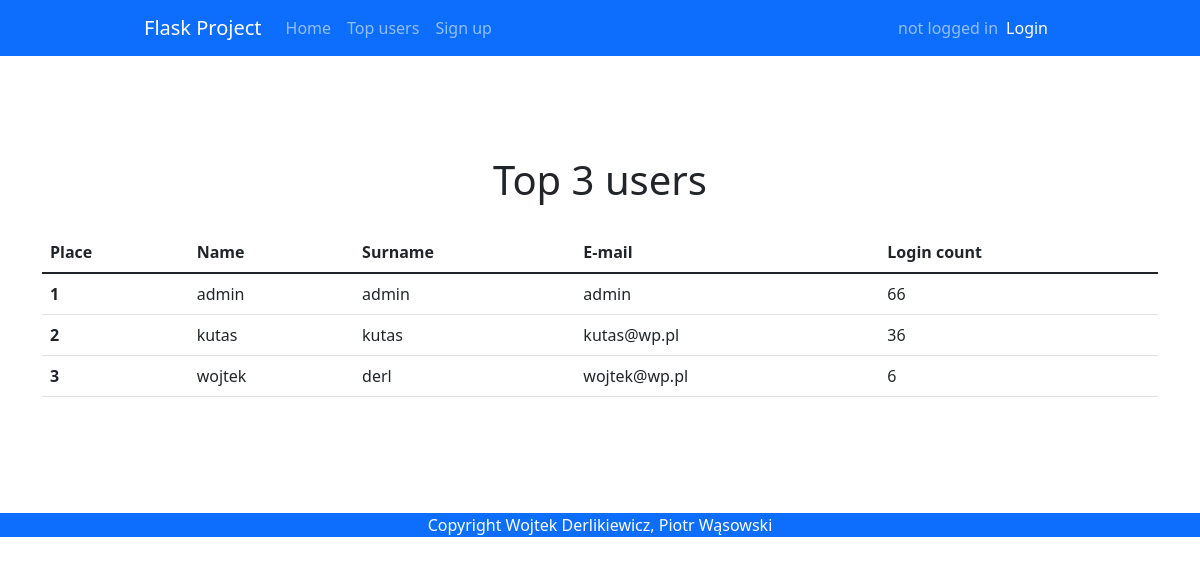
/top_users, run on an earlier commit of the app's database.
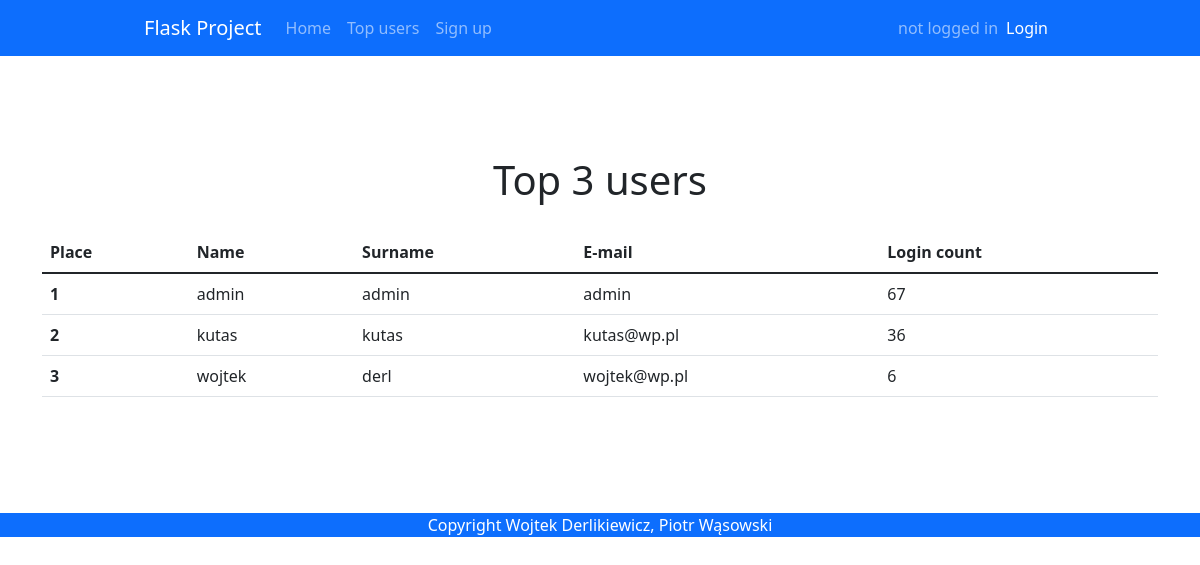
And on a later commit of the database.
### app.py (models this page shows)
class User(db.Model, UserMixin):
    id = db.Column(db.Integer, primary_key = True)
    email = db.Column(db.String(30), nullable=False, unique=True)
    name = db.Column(db.String(20), nullable=False)
    last_name = db.Column(db.String(20), nullable=False)
    password = db.Column(db.String(80), nullable=False)
    login_count = db.Column(db.Integer, nullable=False, default=0)
    isAdmin = db.Column(db.Boolean(), nullable=False, default=False)

### app.py (the view)
@app.route('/top_users', methods=['GET', 'POST'])
def topUsers():
    top_users = db.session.query(User).order_by(User.login_count.desc()).limit(3)
    return render_template('top_users.html', users = top_users)

### templates/top_users.html
{% extends "base.html" %} {% block title %}Top users{% endblock %} {% block
content %}
<h1>Top 3 users</h1>
<table class="table">
  <thead>
    <tr>
      <th scope="col">Place</th>
      <th scope="col">Name</th>
      <th scope="col">Surname</th>
      <th scope="col">E-mail</th>
      <th scope="col">Login count</th>
    </tr>
  </thead>
  <tbody>
    {% set x = namespace(value=1) %} {% for user in users %}
    <tr>
      <th scope="row">{{x.value}} {% set x.value = x.value + 1 %}</th>
      <td>{{ user.name }}</td>
      <td>{{ user.last_name }}</td>
      <td>{{ user.email }}</td>
      <td>{{ user.login_count }}</td>
    </tr>
    {% endfor %}
  </tbody>
</table>
{% endblock %}

### templates/base.html (shortened to what this page needs)
<!DOCTYPE html>
<html lang="pl">
  <head>
    {% block styles %}
    <link
      rel="stylesheet"
      href="{{url_for('.static', filename='styles/base.css')}}"
    />
    <link
      href="https://cdn.jsdelivr.net/npm/bootstrap@5.1.3/dist/css/bootstrap.min.css"
      rel="stylesheet"
    />
    {% endblock %}
  </head>
  <body>
    <nav class="navbar navbar-expand-lg navbar-dark bg-primary">
      <div class="container-fluid">
        <a class="navbar-brand" href="{{url_for('home')}}">Flask Project</a>
        <div class="collapse navbar-collapse" id="navbarText">
          <ul class="navbar-nav me-auto mb-2 mb-lg-0">
            <li class="nav-item">
              <a class="nav-link"
                aria-current="page"
                href="{{url_for('home')}}"
                >Home</a>
            </li>
            <li class="nav-item">
              <a class="nav-link" href="{{url_for('topUsers')}}">Top users</a>
            </li>
            {% if not current_user.is_authenticated %}
            <li class="nav-item">
              <a class="nav-link" href="{{url_for('register')}}">Sign up</a>
            </li>
            {% endif %}
          </ul>
          {% if current_user.is_authenticated %}
          <span class="navbar-text">
            Logged as {{current_user.name }}
            </span>
            <span class="navbar-item">
              <ul class="navbar-nav me-auto mb-2 mb-lg-0">
                <li class="nav-item">
                  <a
                    class="nav-link active"
                    aria-current="page"
                    href="{{url_for('logout')}}"
                    >Log out</a
                  >
                </li>
              </ul>
            </span>
            {% else %}
            <span class="navbar-text">
              not logged in
              </span>
              <span class="navbar-item">
                <ul class="navbar-nav me-auto mb-2 mb-lg-0">
                  <li class="nav-item">
                    <a
                      class="nav-link active"
                      aria-current="page"
                      href="{{url_for('login')}}"
                      >Login</a
                    >
                  </li>
                </ul>
              </span>
            {% endif %}
        </div>
      </div>
    </nav>
    <div class="container">{% block content %} {% endblock %}</div>
    <footer>Copyright Wojtek Derlikiewicz, Piotr Wąsowski</footer>
  </body>
</html>

### static/styles/base.css (style rules this page uses)
body { margin: 0; background-color: dimgrey; font-family: "Roboto", sans-serif; }
a { text-decoration: none; }
.container { margin-top: 30px; padding-top: 50px; display: grid; place-items: center; }
.container-fluid { width: 78% !important; }
h1 { padding: 20px; }
footer { margin-top: 100px; height: fit-content; color: white; background-color: #0d6efd; text-align: center; }

What changed in the data, as far as the page shows it:
changed User "admin": login_count "66" → "67"
